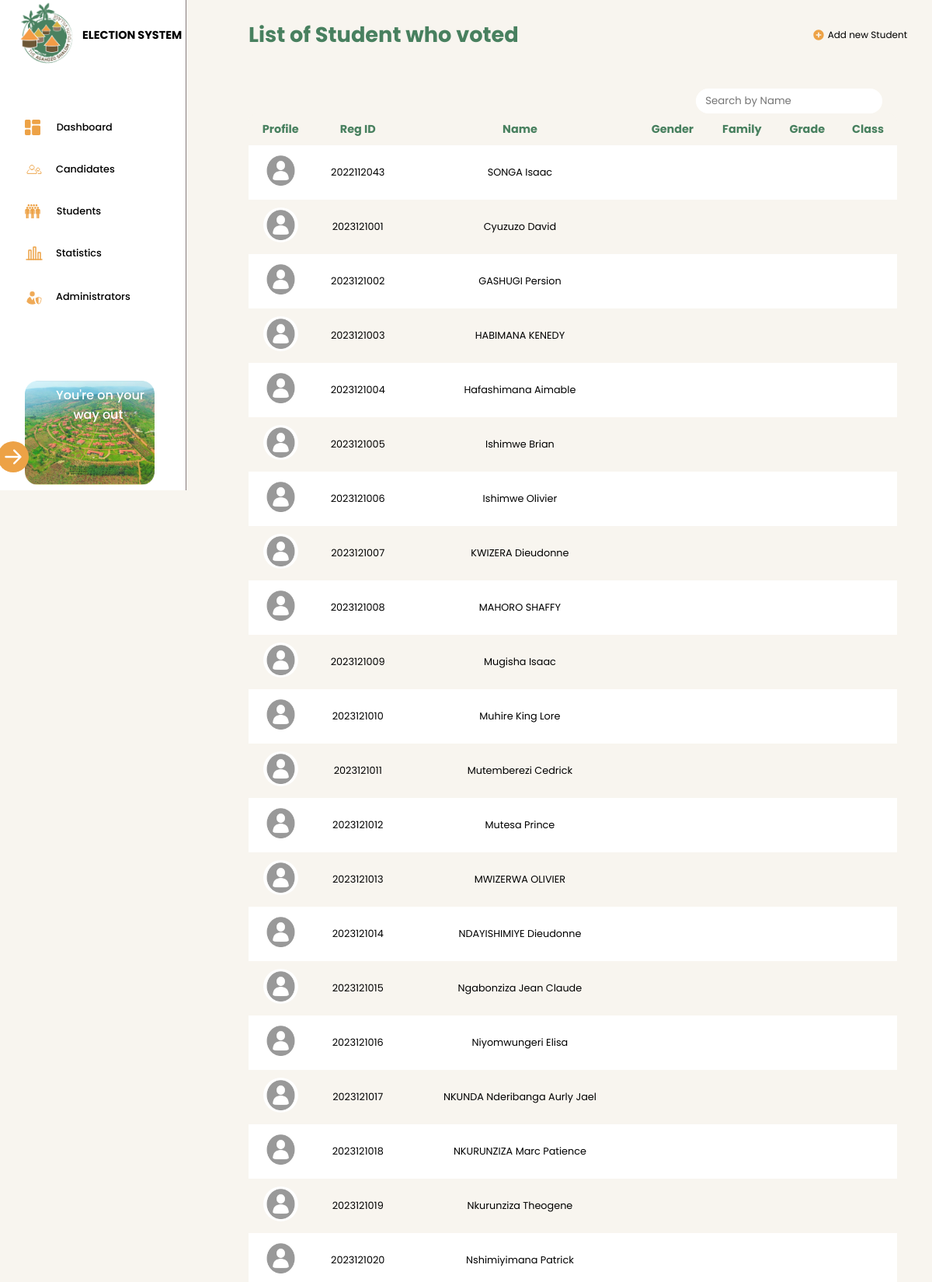
Page /adminStudentDashboard.php (signed in, upper part) on the committed database.
### tables this page shows
CREATE TABLE `users` (
  `UserId` int(11) NOT NULL,
  `Name` varchar(255) DEFAULT NULL,
  `Password` varchar(255) NOT NULL,
  `Gender` varchar(255) NOT NULL,
  `Family` varchar(100) NOT NULL,
  `Class` varchar(255) NOT NULL,
  `Grade` varchar(255) NOT NULL,
  `level` int(255) NOT NULL
);

### adminStudentDashboard.php (the view, shortened to what this page needs)
<!DOCTYPE html>
<html lang="en">
<head>
    <link rel="stylesheet" href="adminStudentDashboard.css">
</head>
<body>
    <section class="mainContainer">
        <div class="navigationBar" style="border-right: 1.5px solid rgb(134 124 124);">
            <div class="logoDiv">
                <img src="./Assets/Agahozo+Shalom+Logo.png" alt="logo" style="height: 90px; width: 90px;">
                <h2>ELECTION SYSTEM</h2>
            </div>
            <ul>
                <li>
                    <div class="navigationLinks">
                        <a href="adminDashboard.php"><p style="margin-left: 0.3rem;">Dashboard</p></a>
                    </div>
                </li>
                <li>
                    <div class="navigationLinks">
                    <a href="adminRepresentativesPage.php"><p>Candidates</p></a>
                    </div>
                    </li>
                    <li>
                        <div class="navigationLinks">
                            <a href="adminStudentDashboard.php"><p style="margin-left: 0.3rem;">Students</p></a>
                        </div>
                    </li>
                <li>
                    <div class="navigationLinks">
                        <a href="adminStatisticPage.php"><p>Statistics</p></a>
                    </div>
                </li>
                <li>
                    <div class="navigationLinks">
                        <a href="addAdminPage.php"><p>Administrators</p></a>
                    </div>
                </li>
            </ul>
            <div>
                <div class="lastImg">
                    <img src="./Assets/Rectangle13.png" alt="logoout image" style="width: 100%; max-width: 70%; height: 100%; margin: 2rem 0 0 2rem; opacity: 90%;">
                </div>
                <p class="sleeve">You're on your <br><span>way out</span></p>
                <a href="front.php"></a>
            </div>
        </div>
        <div class="heroSection">
            <div class="rightNavBar">
                <h1 style="font-family: 'Poppins', sans-serif; font-weight: 700; font-style: normal; color: #48805F; font-size: 1.7rem;">List of Student who voted</h1>
                <div class="notProf">
                   <a href="#"><p onclick="showPopup()" style="font-size: 12px; cursor: pointer;">Add new Student</p></a>
                </div>
            </div>
            <div class="table-container">
            <div class="searchBoxContainer">
                <input type="text" id="searchBox" placeholder="Search by Name"></div>
                <table id="dataTable">
                    <thead>
                        <tr>
                            <th>Profile</th>
                            <th>Reg ID</th>
                            <th>Name</th>
                            <th>Gender</th>
                            <th>Family</th>
                            <th>Grade</th>
                            <th>Class</th>
                        </tr>
                    </thead>
                    <tbody>
                    <?php
include('adminConn.php');
$disq = "SELECT Name as 'VOTER NAME', UserId as 'REG NO', Gender as 'Gender', Family as 'Family',Grade as 'Grade', Class as 'Class'
          FROM users";
$recorquery = mysqli_query($conn, $disq);
while ($disp8 = mysqli_fetch_assoc($recorquery)) {
    echo "
    <tr>
        <td><img src='./Assets/img.png' alt='' style='height: 45px; width: 45px; border-radius: 50%;'></td>
        <td>" . $disp8['REG NO'] . "</td>
        <td>" . $disp8['VOTER NAME'] . "</td>
        <td>" . $disp8['Gender'] . "</td>
        <td>" . $disp8['Family'] . "</td>
        <td>" . $disp8['Grade'] . "</td>
        <td>" . $disp8['Class'] . "</td>
    </tr>
    ";
}
?>
                    </tbody>
                </table>
            </div>
        </div>
    </section>
</body>
</html>

### adminStudentDashboard.css (style rules this page uses)
* { padding: 0; box-sizing: border-box; font-family: "Poppins", sans-serif; font-style: normal; margin: 0; }
body { background-color: #F8F5EF; }
.mainContainer { display: flex; width: 100%; height: 100%; background-color: #F8F5EF; position: absolute; }
.navigationBar { width: 100%; max-width: 20%; position: fixed; background-color: #fff; border-right: 1.5px solid rgb(134 124 124); }
.heroSection { width: 100%; max-width: 80%; margin-left: 17rem; }
.logoDiv { display: flex; margin-left: 1rem; gap: 0rem; font-size: 0.6em; align-items: center; }
ul { display: flex; flex-direction: column; gap: 2rem; margin-top: 4rem; margin-bottom: 4rem; font-family: "Poppins", sans-serif; font-weight: 500; font-style: normal; font-size: .8rem; }
a { color: #000; text-decoration: none; }
a:link { color: #000; }
.navigationLinks { display: flex; flex-direction: row; align-items: center; gap: 1rem; margin-left: 2rem; }
.lastImg { position: relative; }
.sleeve { position: absolute; font-family: "Poppins", sans-serif; font-weight: 500; font-style: normal; color: #fff; top: 31rem; left: 4.5rem; z-index: 2; }
span { margin-left: 1.4rem; }
.logoutSvg { position: absolute; top: 35.5rem; left: -0.2rem; z-index: 2; animation: movingAnimation; }
.rightNavBar { display: flex; align-items: center; justify-content: space-between; margin-left: 3rem; margin-top: 1.5rem; }
.notProf { display: flex; align-items: center; margin-right: 2rem; gap: 0.1rem; }
svg { position: relative; }
svg::after { content: '10'; border-radius: 100%; background-color: red; display: inline-block; width: 10px; height: 10px; }
.logoutSvg { animation: movingAnimation 5s infinite alternate; }
.table-container { margin: 3rem auto; }
table { width: 100%; border-collapse: separate; border-spacing: 0; border-radius: 10px; overflow: hidden; max-width: 90%; margin-left: 3rem; }
th, td { padding: 10px; text-align: center; }
td { font-size: 0.8rem; }
th { background-color: #F8F5EF; color: #48805F; font-size: 0.9rem; }
tbody tr:nth-child(even) td { background-color: #F8F5EF; }
tbody tr:nth-child(odd) td { background-color: #FFFFFF; }
#searchBox { margin-bottom: 3rem; border: 1px solid white; height: 2rem; width: 15rem; padding: 0 0 0 0.5rem; border-radius: 1rem; }
#searchBox::placeholder { padding: 0 0 0 0.2rem; }
.searchBoxContainer { float: right; display: flex; align-items: self-start; height: 2rem; width: 15rem; margin-right: 4rem; border: 0; background-color: #fff; border-radius: 1rem; }

### rows in the picture
users: UserId "2022112043", Name "SONGA Isaac"
users: UserId "2023121001", Name "Cyuzuzo David"
users: UserId "2023121002", Name "GASHUGI Persion"
users: UserId "2023121003", Name "HABIMANA KENEDY"
users: UserId "2023121004", Name "Hafashimana Aimable"
users: UserId "2023121005", Name "Ishimwe Brian"
users: UserId "2023121006", Name "Ishimwe Olivier"
users: UserId "2023121007", Name "KWIZERA Dieudonne"
users: UserId "2023121008", Name "MAHORO SHAFFY"
users: UserId "2023121009", Name "Mugisha Isaac"
users: UserId "2023121010", Name "Muhire King Lore"
users: UserId "2023121011", Name "Mutemberezi Cedrick"
users: UserId "2023121012", Name "Mutesa Prince"
users: UserId "2023121013", Name "MWIZERWA OLIVIER"
users: UserId "2023121014", Name "NDAYISHIMIYE Dieudonne"
users: UserId "2023121015", Name "Ngabonziza Jean Claude"
users: UserId "2023121016", Name "Niyomwungeri Elisa"
users: UserId "2023121017", Name "NKUNDA Nderibanga Aurly Jael"
users: UserId "2023121018", Name "NKURUNZIZA Marc Patience"
users: UserId "2023121019", Name "Nkurunziza Theogene"
users: UserId "2023121020", Name "Nshimiyimana Patrick"
